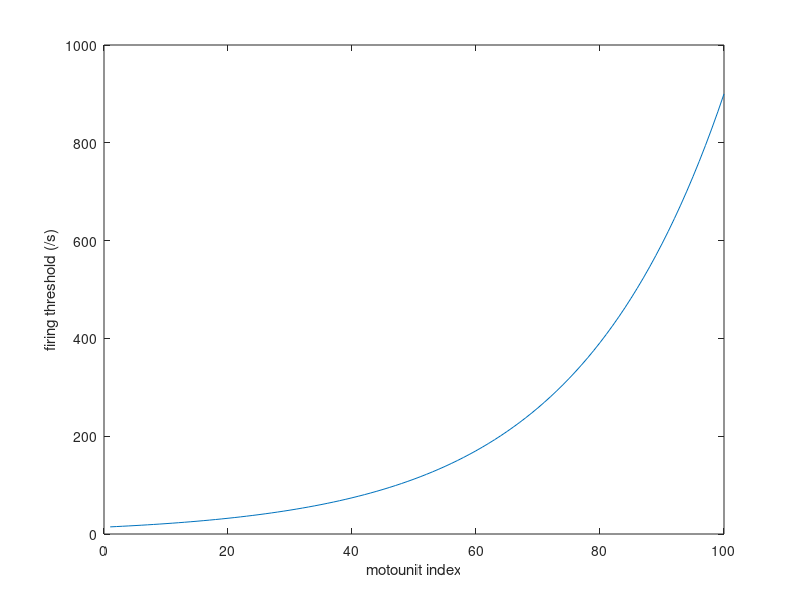

Source code (MATLAB): (Note: this script raises an error after producing the figure.)
%
% motomodel.m
% Marcus Wilson
% 19 September 2018
% p6321
%
% This code looks to take the output of layer 5 cortical neurons from 
% NFTSim and use them in a scheme of Li et al to construct a MEP.
%
close all; %clear

% input parameters
%%%%%%%%%%%%%%%%%%%%%%%%%%%%%%%%%%%%%%%%%%%%%%%%%%%%
M = 100;    %how many different motounits to consider
max_input = 900;  %Controls alpha in paper.  Alpha = (max_input/min_input)/M. maximum firing rate likely to be received as input from layer 5. Standard 900
min_input = 14;  % T_min in paper.  min firing rate per second to get a motounit to fire. Standard 10 or 14 to get no activity for 0 bg
min_firing = 8;    %q_min in paper. minimum firing rate of motoneuron. Standard 8
max_firing = 300;  %Qmmax in paper. maximum firing rate of motoneuron
lambda =  2e-3;  %the lambda parameter, (s), of moezzi for describing the MUAP function
time_delay = 10e-3;  %a 10 ms time delay (moezzi) in aligning the muaps
gain=1.0;   %a multiplying gain for the input.  
mV_scaling = 3.0;   %scaling factor to get the output correct (= M_0 / min_input in paper).  Standard 3 for paper
%%%%%%%%%%%%%%%%%%%%%%%%%%%%%%%%%%%%%%%%%%%%%%%%%%%%



%calculate the thresholds
motoindex=[1:M];   %a list of integers
a=log(max_input/min_input)/M;   %the Li parameter 'a'
thresholds=min_input*exp(a*motoindex);   %a list of thresholds

figure(5)
plot(thresholds)
xlabel('motounit index')
ylabel('firing threshold (/s)')

%calculate the gradient of the output versus input line (depends on which
%Li method
% Assume that they all end at the max input, max firing point, but start at
% threshold, 8 Hz point
gradient_for_i = (max_firing - min_firing)*(max_input - thresholds).^(-1);  %increase in y over increase in x
%only thresholds is a vector so should get a vector out here.
%make sure last one doesn't have infinite gradient
gradient_for_i(end) = gradient_for_i(end-1); 

intercept_for_i = min_firing - (thresholds.*gradient_for_i);  %calculate intercept on y axis


%read in the firing rate data from marcus_reader_sept17.m
%load '../../../neurofield_sept17/neurofield-v.0.1.4/key_output_parameters.mat'

%loading from the neurofield file would be...
pwd
load 'key_output_parameters.mat'

phi=phi*gain;  %multiply up the input by a gain factor;

%Calculate the firing rate of each index
firing_rate_for_each = get_firing_rate(phi, thresholds, gradient_for_i, intercept_for_i); 

%Now find locations of firings for each
firing_times = get_firing_times(tt,firing_rate_for_each);

figure(1)
subplot(5,1,1)
plot(tt(1:40000)*1e3-20,phi(1:40000));
xlabel('shifted time (ms)')
ylabel('input to motoneurons (/s)')
subplot(5,1,2)
plot(tt(1:40000),firing_rate_for_each(1:40000,1:10))
xlabel('time (s)')
ylabel('firing rate for first 10 motounits')
subplot(5,1,3)
plot(tt(1:40000),firing_times(1:40000,1:10))

subplot(5,1,4)
plot(tt(1:40000),   M-sum( (firing_rate_for_each(1:40000,:)<0.1) , 2)   );   %find how many are firing (by counting up at each time the number that aren't firing)
xlabel('time (s)')
ylabel('number of units firing')

%Finally we need to convolve with our function. 

%Each unit comes in more strongly. 
%Take each firing sequence (0 and 1) and multiply it by the threshold for
%that unit

threshold_matrix = ones(length(tt),1)*thresholds;  %make a matrix where each row is identical
%but each column is the threshold for that motounit

weighted_firing = firing_times.*threshold_matrix;  %Now have the ith unit being 0 or its threshold. 

%sum them all up over all units (columns)
total_impact = mV_scaling*sum(weighted_firing,2); %6 May 2019. Multiply by a mV scale factor to get y-scale right.
subplot(5,1,5)
plot(tt(1:40000),total_impact(1:40000)); 
xlabel('time (s)')
ylabel('total motooutput strength (unnormalized)')

%Carry out convolution.  p6321
deltat=tt(2)-tt(1);
t_in_muap = [-5*lambda:deltat:5*lambda];
muap = -t_in_muap.*exp( -(t_in_muap/lambda).^2 );
figure(2)
plot(t_in_muap,muap); 
xlabel('time (s)')
ylabel('muap (unnormalized)')

motor_output = conv(total_impact,muap,'same');  %This will have a length longer than both total_impact and muap. We want the central bit
%take only middle bit for accurate timing


%shift this by 10 ms rightwards
motor_output_final = [ zeros(round(time_delay/deltat),1) ; motor_output(1:end - round(time_delay/deltat)) ];  %move by time_delay/deltat steps

figure(3)
plot(tt(1:100000),motor_output_final(1:100000))
xlabel('time (s)')
ylabel('motor output (unnormalized)')

%26 September 2018
%Do an 'average' output over meps 3 - 10...



figure(7)
%identify when we have a 1 and plot it
list=[];
for timeindex=[30000:40000]
    for motoindex=[1:100]
        if (firing_times(timeindex,motoindex)==1)
           list = [list;  (timeindex-30000)/10-20 motoindex 1];
        end
    end
end

if (size(list,1)>0);   %plot if there is something there.
     plot3(list(:,1),list(:,2),list(:,3),'k.')
     xlabel('time (ms)'); grid on
     ylabel('motounit')
     set(gca,'ylim', [0 100]); 
     set(gca,'xlim',[0 380])
     view(0,90)
end

%reshape the motor_output_final to allow an average
motor_shaped = reshape(motor_output_final,1/deltat,length(motor_output_final)*deltat); 
ave_mep = mean(motor_shaped(:,3:10), 2);
figure(6)
subplot(2,1,2)
%plot out the mep again in this window
plot(tt(1:4000)*1e3-20,ave_mep(1:4000),'k'); grid on
xlabel('time (ms)')
ylabel('motor output (unnormalized)')
title('(b)')
set(gca,'xlim',[0 380])
set(gca,'ylim',[-0.8 1.1])


figure(4)
plot(tt(1:10000)*1e3-20,ave_mep)

disp(['max in figure4 = ' num2str(max(ave_mep))])

%25 june 2019
%spit out the mep to a file
save 'mep_file.mat' ave_mep


figure(8) %This one for the paper. 31 may 2019
subplot(3,1,1)
%first plot the MEP
plot(tt(1:10000)*1e3-20,ave_mep,'k'); grid on;
set(gca,'xlim',[0 350]);
xlabel('time (ms)')
ylabel('MEP (mV)')
title('(a)')


%second plot the layer 5 rate.
%first do an average over several, like with the MEP itself
subplot(3,1,2)
phi_shaped = reshape(phi,1/deltat,length(phi)*deltat); 
ave_layer_5 = mean(phi_shaped(:,3:10), 2);
plot(tt(1:10000)*1e3-20,ave_layer_5(1:10000),'k');  grid on;
set(gca,'xlim',[0 350]);
xlabel('time (ms)')
ylabel('layer 5 pulse rate (/s)')
title('(b)')

%This one is the motounit firings.  Take the 3rd one (probably phases have
%been a bit more randomized by then.
subplot(3,1,3)
if (size(list,1)> 0)   %plot if something there
    plot3(list(:,1),list(:,2),list(:,3),'k.'); box on;
end
xlabel('time (ms)'); grid on
ylabel('motounit')
set(gca,'ylim', [0 100]); 
set(gca,'xlim',[0 350])
view(0,90)
title('(c)')